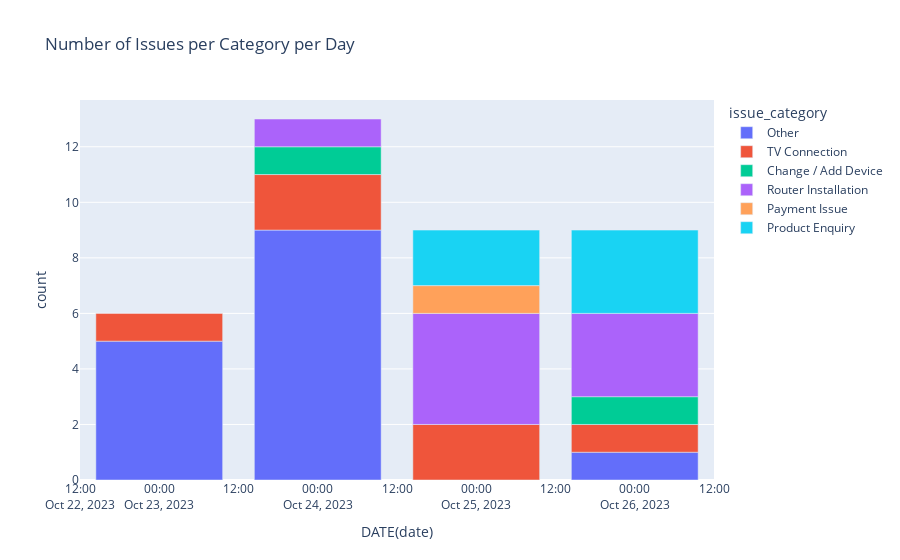

Write notebook code for a chart like this one.
### Markdown cell above
#### Plotly

### Code cell
import plotly.express as px

fig = px.bar(df, x='DATE(date)', y='count', color='issue_category', title='Number of Issues per Category per Day')
fig.show()

### Figure 1 — Plotly figure (JSON) as saved in the notebook; plotly's stock layout.template omitted (floating-point values rounded to 4 significant figures)
{"data": [{"alignmentgroup": "True", "hovertemplate": "issue_category=Other<br>DATE(date)=%{x}<br>count=%{y}<extra></extra>", "legendgroup": "Other", "marker": {"color": "#636efa", "pattern": {"shape": ""}}, "name": "Other", "offsetgroup": "Other", "orientation": "v", "showlegend": true, "textposition": "auto", "type": "bar", "x": ["2023-10-23", "2023-10-24", "2023-10-26"], "xaxis": "x", "y": [5, 9, 1], "yaxis": "y"}, {"alignmentgroup": "True", "hovertemplate": "issue_category=TV Connection<br>DATE(date)=%{x}<br>count=%{y}<extra></extra>", "legendgroup": "TV Connection", "marker": {"color": "#EF553B", "pattern": {"shape": ""}}, "name": "TV Connection", "offsetgroup": "TV Connection", "orientation": "v", "showlegend": true, "textposition": "auto", "type": "bar", "x": ["2023-10-23", "2023-10-24", "2023-10-25", "2023-10-26"], "xaxis": "x", "y": [1, 2, 2, 1], "yaxis": "y"}, {"alignmentgroup": "True", "hovertemplate": "issue_category=Change / Add Device<br>DATE(date)=%{x}<br>count=%{y}<extra></extra>", "legendgroup": "Change / Add Device", "marker": {"color": "#00cc96", "pattern": {"shape": ""}}, "name": "Change / Add Device", "offsetgroup": "Change / Add Device", "orientation": "v", "showlegend": true, "textposition": "auto", "type": "bar", "x": ["2023-10-24", "2023-10-26"], "xaxis": "x", "y": [1, 1], "yaxis": "y"}, {"alignmentgroup": "True", "hovertemplate": "issue_category=Router Installation<br>DATE(date)=%{x}<br>count=%{y}<extra></extra>", "legendgroup": "Router Installation", "marker": {"color": "#ab63fa", "pattern": {"shape": ""}}, "name": "Router Installation", "offsetgroup": "Router Installation", "orientation": "v", "showlegend": true, "textposition": "auto", "type": "bar", "x": ["2023-10-24", "2023-10-25", "2023-10-26"], "xaxis": "x", "y": [1, 4, 3], "yaxis": "y"}, {"alignmentgroup": "True", "hovertemplate": "issue_category=Payment Issue<br>DATE(date)=%{x}<br>count=%{y}<extra></extra>", "legendgroup": "Payment Issue", "marker": {"color": "#FFA15A", "pattern": {"shape": ""}}, "name": "Payment Issue", "offsetgroup": "Payment Issue", "orientation": "v", "showlegend": true, "textposition": "auto", "type": "bar", "x": ["2023-10-25"], "xaxis": "x", "y": [1], "yaxis": "y"}, {"alignmentgroup": "True", "hovertemplate": "issue_category=Product Enquiry<br>DATE(date)=%{x}<br>count=%{y}<extra></extra>", "legendgroup": "Product Enquiry", "marker": {"color": "#19d3f3", "pattern": {"shape": ""}}, "name": "Product Enquiry", "offsetgroup": "Product Enquiry", "orientation": "v", "showlegend": true, "textposition": "auto", "type": "bar", "x": ["2023-10-25", "2023-10-26"], "xaxis": "x", "y": [2, 3], "yaxis": "y"}], "layout": {"barmode": "relative", "legend": {"title": {"text": "issue_category"}, "tracegroupgap": 0}, "title": {"text": "Number of Issues per Category per Day"}, "xaxis": {"anchor": "y", "domain": [0, 1], "title": {"text": "DATE(date)"}}, "yaxis": {"anchor": "x", "domain": [0, 1], "title": {"text": "count"}}}}
